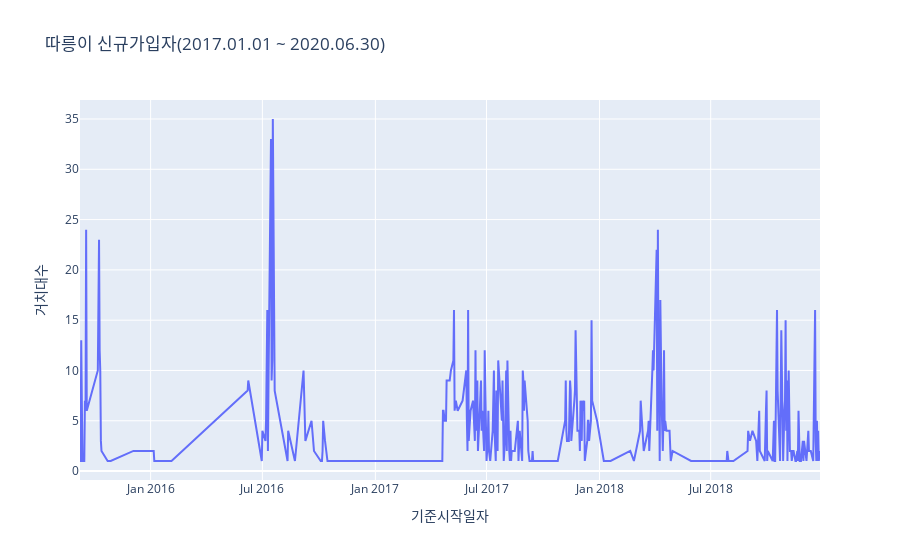

Here is the notebook cell this chart was saved with:
### Code cell
plot_line(station, '따릉이 신규가입자(2017.01.01 ~ 2020.06.30)', '기준시작일자', '거치대수')

### Figure 1 — Plotly figure (JSON) as saved in the notebook; plotly's stock layout.template omitted (floating-point values rounded to 4 significant figures; data arrays with more than 128 entries replaced by an {"elided": "..."} marker saying what was removed)
{"data": [{"hovertemplate": "기준시작일자=%{x}<br>거치대수=%{y}<extra></extra>", "legendgroup": "", "line": {"color": "#636efa", "dash": "solid"}, "mode": "lines", "name": "", "orientation": "v", "showlegend": false, "type": "scatter", "x": {"elided": "283 str values"}, "xaxis": "x", "y": {"elided": "283 int values"}, "yaxis": "y"}], "layout": {"legend": {"tracegroupgap": 0}, "title": {"text": "따릉이 신규가입자(2017.01.01 ~ 2020.06.30)"}, "xaxis": {"anchor": "y", "domain": [0, 1], "title": {"text": "기준시작일자"}}, "yaxis": {"anchor": "x", "domain": [0, 1], "title": {"text": "거치대수"}}}}
